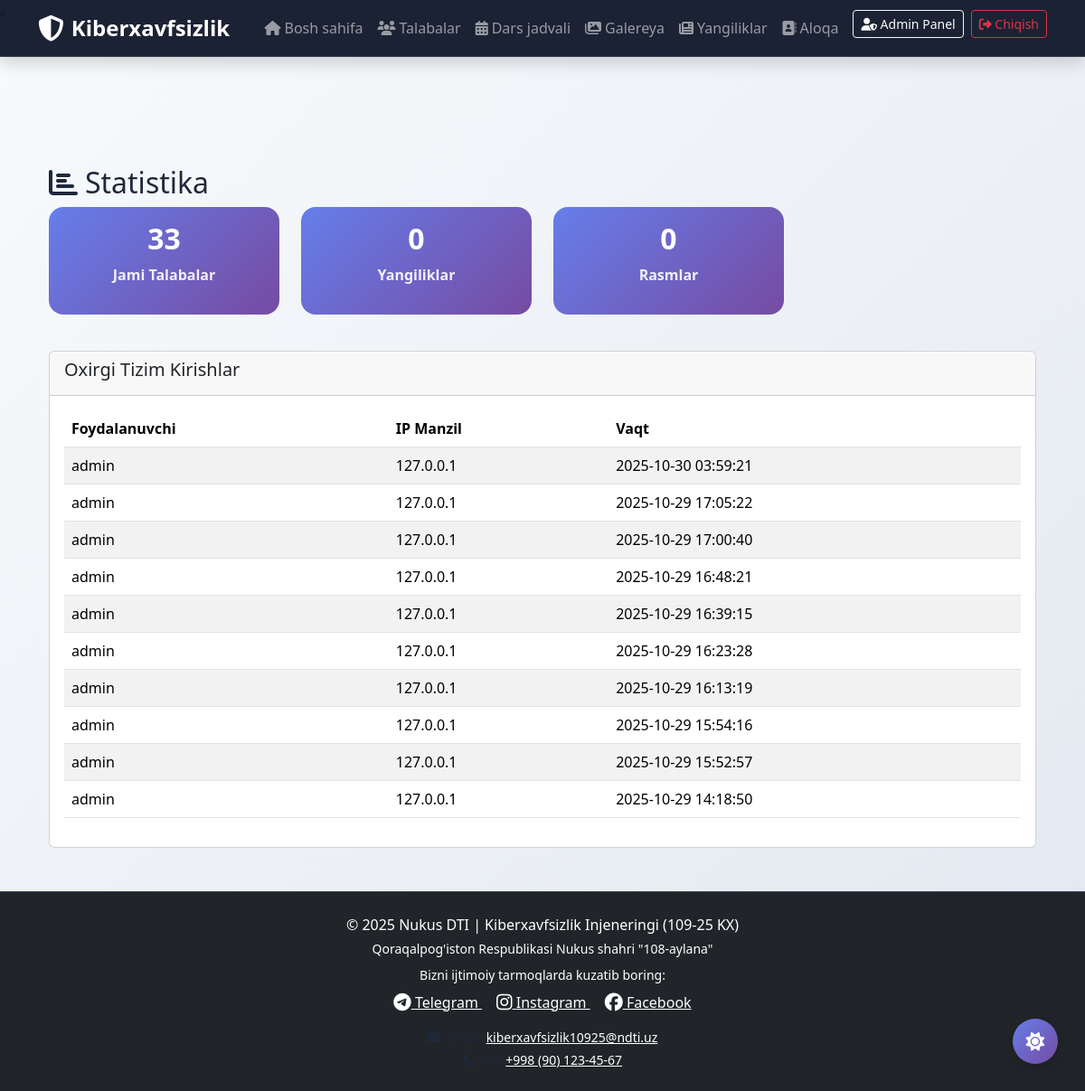
Screenshot of /admin/stats (signed in) with the database file from the repository.
### tables this page shows
CREATE TABLE login_logs
                 (id INTEGER PRIMARY KEY AUTOINCREMENT,
                  username TEXT NOT NULL,
                  ip_address TEXT NOT NULL,
                  success BOOLEAN NOT NULL,
                  timestamp TIMESTAMP DEFAULT CURRENT_TIMESTAMP);

### app.py (the view)
@app.route("/admin/stats")
@login_required
def admin_stats():
    conn = get_db_connection()
    stats = {
        'total_students': conn.execute('SELECT COUNT(*) FROM students').fetchone()[0],
        'total_news': conn.execute('SELECT COUNT(*) FROM news').fetchone()[0],
        'total_gallery': conn.execute('SELECT COUNT(*) FROM gallery').fetchone()[0],
        'recent_logins': conn.execute('SELECT username, ip_address, timestamp FROM login_logs WHERE success = 1 ORDER BY timestamp DESC LIMIT 10').fetchall()
    }
    conn.close()
    return render_template("admin_stats.html", stats=stats)

### app.py (called while the page is built)
def login_required(f):
    @wraps(f)
    def decorated_function(*args, **kwargs):
        if "admin" not in session:
            flash("Iltimos, avval tizimga kiring!", "danger")
            return redirect(url_for("admin_login_page"))
        login_time = session.get('login_time', 0)
        session_lifetime = app.config['PERMANENT_SESSION_LIFETIME']
        if isinstance(session_lifetime, timedelta):
            session_lifetime_seconds = session_lifetime.total_seconds()
        else:
            session_lifetime_seconds = session_lifetime
        if time.time() - login_time > session_lifetime_seconds:
            session.clear()
            flash("Session muddati tugadi. Iltimos, qayta kiring!", "warning")
            return redirect(url_for("admin_login_page"))
        return f(*args, **kwargs)
    return decorated_function

@app.before_request
def before_request():
    session.permanent = True
    app.permanent_session_lifetime = timedelta(minutes=30)
    session.modified = True

def get_db_connection():
    conn = sqlite3.connect('mysite.db')
    conn.row_factory = sqlite3.Row
    return conn

### templates/admin_stats.html (shortened to what this page needs)
{% extends "base.html" %}
{% block content %}
<div class="container mt-4">
    <h2><i class="fa-solid fa-chart-bar me-2"></i>Statistika</h2>
    <div class="row">
        <div class="col-md-3 mb-3">
            <div class="card stats-card">
                <div class="card-body text-center">
                    <h3>{{ stats.total_students }}</h3>
                    <p>Jami Talabalar</p>
                </div>
            </div>
        </div>
        <div class="col-md-3 mb-3">
            <div class="card stats-card">
                <div class="card-body text-center">
                    <h3>{{ stats.total_news }}</h3>
                    <p>Yangiliklar</p>
                </div>
            </div>
        </div>
        <div class="col-md-3 mb-3">
            <div class="card stats-card">
                <div class="card-body text-center">
                    <h3>{{ stats.total_gallery }}</h3>
                    <p>Rasmlar</p>
                </div>
            </div>
        </div>
    </div>
    <div class="card mt-4">
        <div class="card-header">
            <h5>Oxirgi Tizim Kirishlar</h5>
        </div>
        <div class="card-body">
            {% if stats.recent_logins %}
            <div class="table-responsive">
                <table class="table table-striped">
                    <thead>
                        <tr>
                            <th>Foydalanuvchi</th>
                            <th>IP Manzil</th>
                            <th>Vaqt</th>
                        </tr>
                    </thead>
                    <tbody>
                        {% for login in stats.recent_logins %}
                        <tr>
                            <td>{{ login.username }}</td>
                            <td>{{ login.ip_address }}</td>
                            <td>{{ login.timestamp }}</td>
                        </tr>
                        {% endfor %}
                    </tbody>
                </table>
            </div>
            {% else %}
            <p class="text-muted">Hali loginlar mavjud emas</p>
            {% endif %}
        </div>
    </div>
</div>
{% endblock %}

### static/css/style.css (style rules this page uses)
body { background: linear-gradient(135deg, #f8fafc 0%, #e2e8f0 100%); min-height: 100vh; color: #1e293b !important; }
.stats-card { background: linear-gradient(135deg, #667eea 0%, #764ba2 100%) !important; color: white !important; border-radius: 16px !important; border: none !important; }
.stats-card h3 { color: white !important; font-weight: 800 !important; font-size: 2rem !important; }
.stats-card p { color: rgba(255,255,255,0.9) !important; font-weight: 600 !important; }
* { transition: background-color 0.3s ease, border-color 0.3s ease, color 0.3s ease !important; }

### rows the page displays
login_logs: username "admin", ip_address "127.0.0.1", timestamp "2025-10-30 03:59:21"
login_logs: username "admin", ip_address "127.0.0.1", timestamp "2025-10-29 17:05:22"
login_logs: username "admin", ip_address "127.0.0.1", timestamp "2025-10-29 17:00:40"
login_logs: username "admin", ip_address "127.0.0.1", timestamp "2025-10-29 16:48:21"
login_logs: username "admin", ip_address "127.0.0.1", timestamp "2025-10-29 16:39:15"
login_logs: username "admin", ip_address "127.0.0.1", timestamp "2025-10-29 16:23:28"
login_logs: username "admin", ip_address "127.0.0.1", timestamp "2025-10-29 16:13:19"
login_logs: username "admin", ip_address "127.0.0.1", timestamp "2025-10-29 15:54:16"
login_logs: username "admin", ip_address "127.0.0.1", timestamp "2025-10-29 15:52:57"
login_logs: username "admin", ip_address "127.0.0.1", timestamp "2025-10-29 14:18:50"

### other values shown
{{ stats.total_students }} "33"
{{ stats.total_news }} "0"
{{ stats.total_gallery }} "0"
